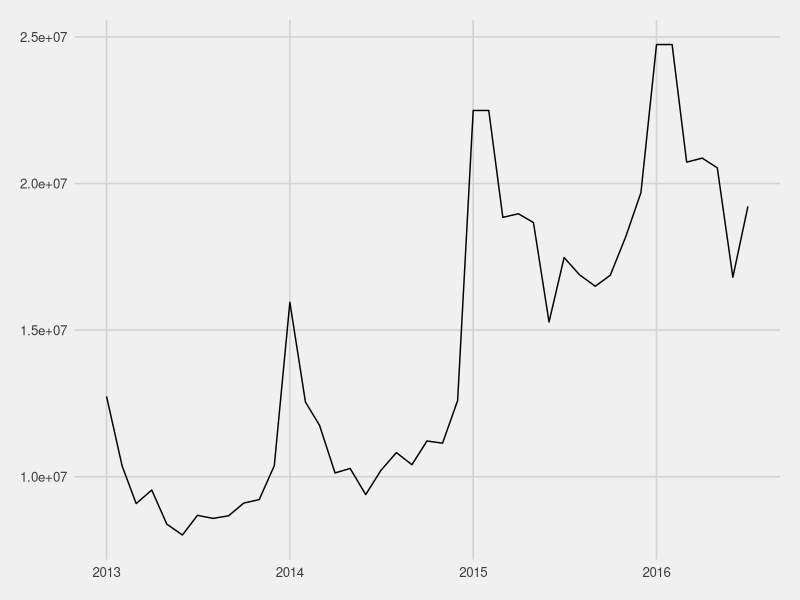
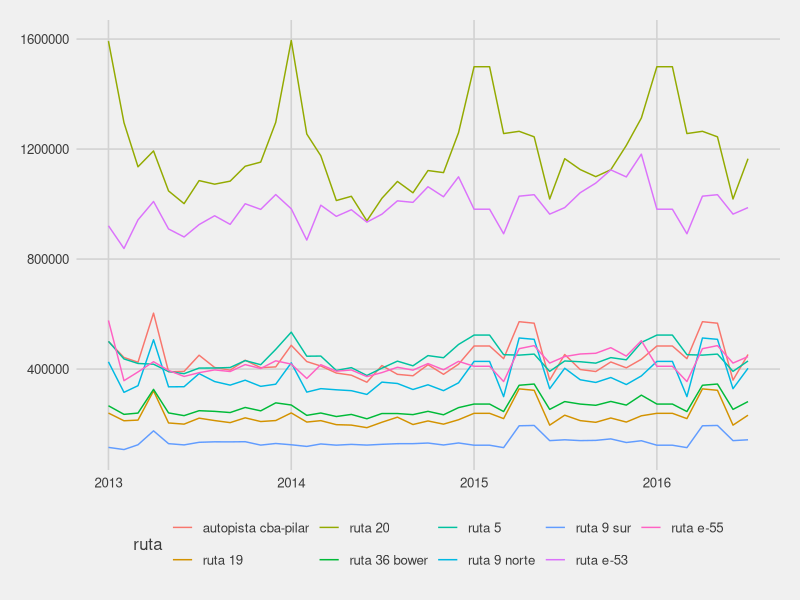
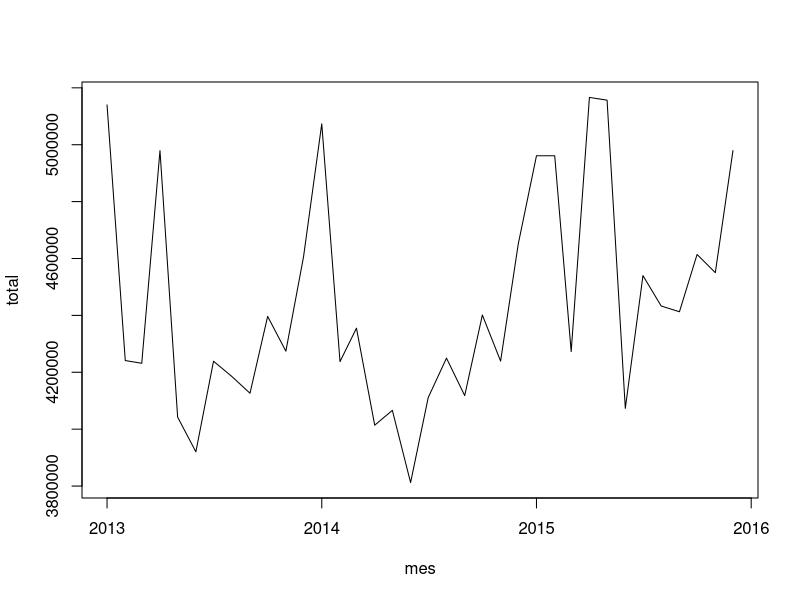
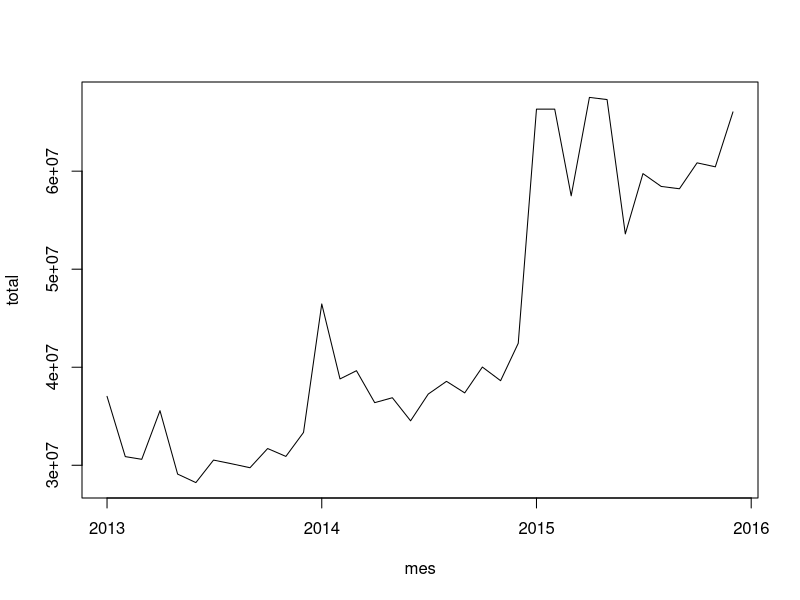

Generate these figures, in order, with R:
## ---- chunk 1
knitr::opts_chunk$set(echo = TRUE)
library(dplyr)
library(reshape2)
library(lubridate)
library(ggplot2)
library(ggthemes)
## ---- chunk 2
dfPrecio <- read.csv('./data/recaudacion-peajes-cordoba/precio_peajes.csv',
                     dec=",", stringsAsFactors = FALSE)
dfPrecio$Ruta <- tolower(dfPrecio$Ruta)
colnames(dfPrecio) <- c("ruta", "2013", "2014", "2015", "2016")

dfPeajes <- read.csv('./data/recaudacion-peajes-cordoba/transito_peajes.csv',
                     dec=",")
colnames(dfPeajes) <- c("mes", "total", "ruta 20", "ruta 5", "ruta 36 bower",
                        "ruta 9 sur", "autopista cba-pilar", "ruta 19", "ruta 9 norte",
                        "ruta e-53", "ruta e-55")
dfPeajes$mes <- ymd(dfPeajes$mes)


dfPeajes <- dfPeajes %>% 
  select(-total) %>% 
  melt(id.vars="mes") %>%  
  mutate(anio = year(mes)) %>% 
  rename(ruta=variable)

dfPrecio <- dfPrecio %>% 
  melt() %>% 
  rename(anio=variable)
dfPrecio$anio <- as.numeric(as.character(dfPrecio$anio))
dfPeajes$ruta <- as.character(dfPeajes$ruta)

df <- merge(dfPeajes, dfPrecio, by = c("ruta", "anio"))
colnames(df) <- c("ruta", "anio", "mes", "cantidad_autos", "precio")
df$recaudacion <- df$cantidad_autos * df$precio
## ---- chunk 3
ggplot(df[df$ruta=="ruta 20", ], aes(x=mes)) +
  geom_line(aes(y=recaudacion)) + theme_fivethirtyeight()

ggplot(df, aes(x=mes)) +
  geom_line(aes(y=cantidad_autos, group=ruta, colour=ruta)) +
  theme_fivethirtyeight()

df  %>% filter(anio < 2016)  %>% group_by(mes)  %>% summarise(total = sum(cantidad_autos))  %>% plot(type='line')

df  %>% filter(anio < 2016)  %>% group_by(mes)  %>% summarise(total = sum(recaudacion))  %>% plot(type='line')
